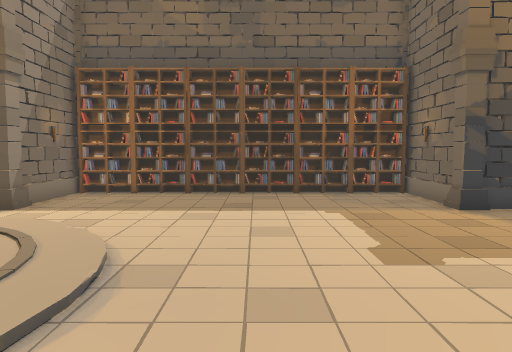
View 1 (above)

16 first-person views from a walk through a 3-D level made in the Unity game engine. The camera is 1.5 m above the floor, tilts 4° down and sees 70° across. The floor is counted in squares, 1 m on a side. Each view is taken from the middle of a square. On the plan, view 1 faces up. The plan holds only what a view shows up to about 16 squares ahead; the rest is blank. The place goes on beyond the plan. The player character is not drawn. Door leaves are left out, so doorways stand open.

View 2
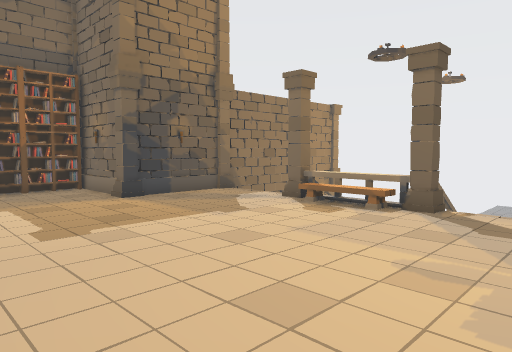

View 3
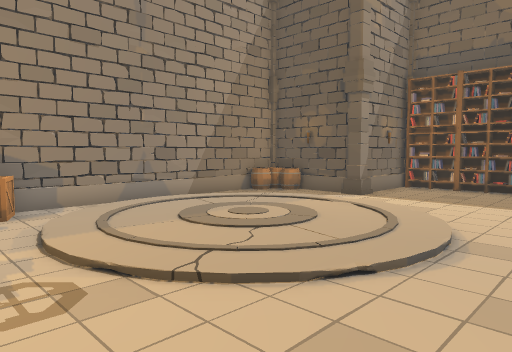

View 4
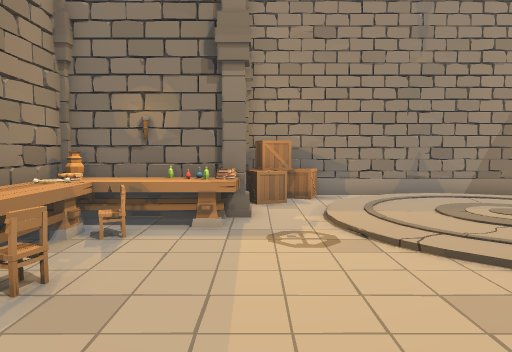

View 5
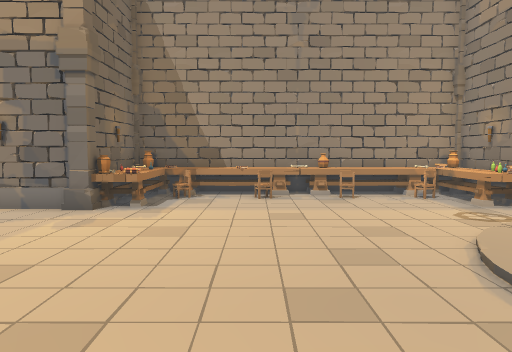

View 6
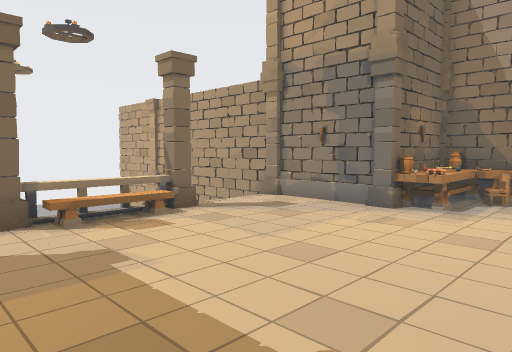

View 7
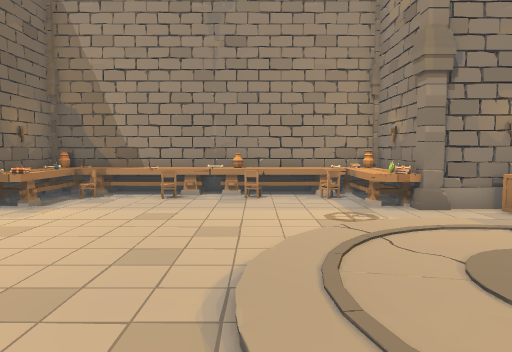

View 8
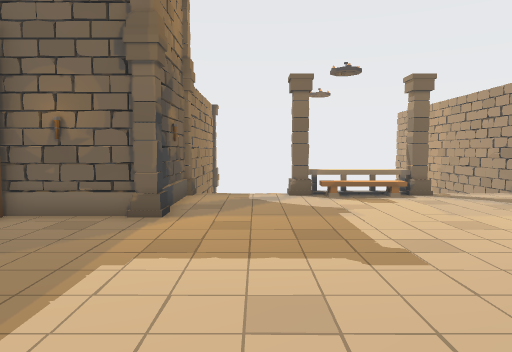

View 9
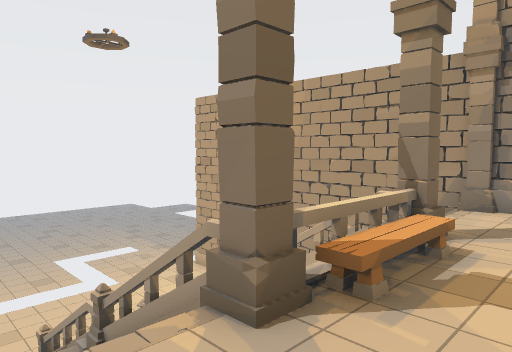

View 10
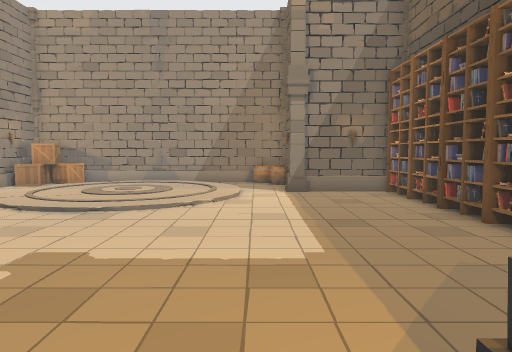

View 11
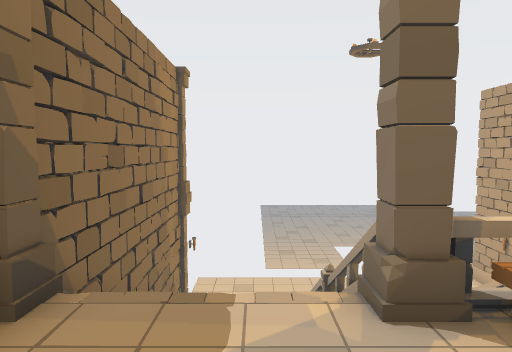

View 12
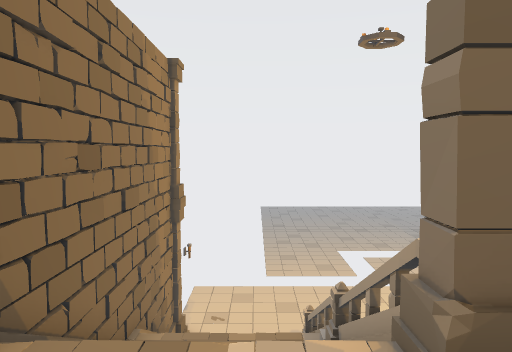

View 13
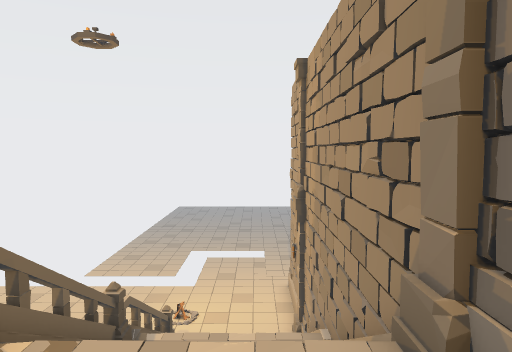

View 14
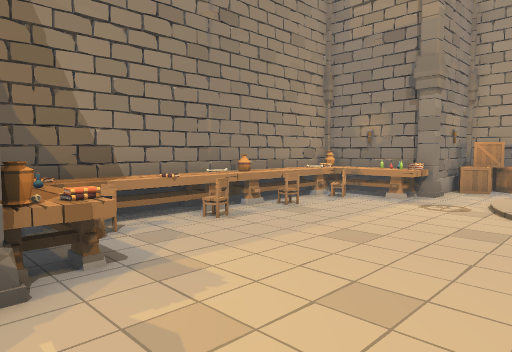

View 15
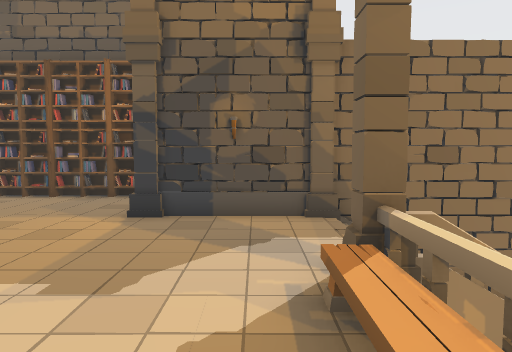

View 16
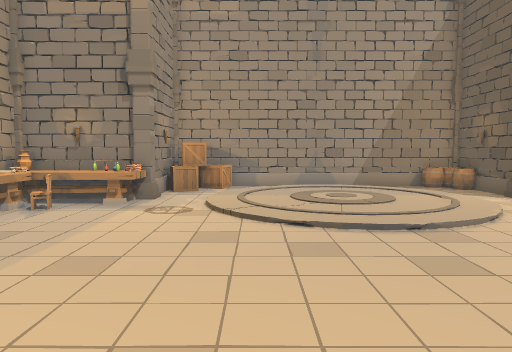

### Floor plan
Key: @ floor where view 1 was taken; # wall or solid block; . main floor; : floor 0.25 m higher than the main floor; - floor 0.25 m lower than the main floor; _ floor 2 m lower than the main floor; < floor 2.25 m lower than the main floor; ( floor 4 m lower than the main floor; ! floor 8 m lower than the main floor; / step, stairs or slope; D open door; = window, fence, low wall or low ledge; C column; B books; A barrel; E box; T table; H chair; O other object.
Columns run from 11 left of view 1 to 23 right of it. Each row starts with its distance up from view 1.
 14     OO          CC
 13     OBBBBBBBBBBBBO
 12     ##..........##
 11      #..........##
 10 CC  C#...........C##CC## ###CC
  9 CAA##...........C###///###=///(((
  8  A.................../  //   ((((
  7  #.//::/............./  //   ((((
  6  #/:..::/.........../C=######((((
  5  .:..:..:/........DDC #  /=/=((((
  4  #:.:::../........DDO/       ((((
  3  #:.:::../........DDO/       ((((
  2  #:.....//........DD/!/=##//=((((
  1  ./:...:/...........CC==#////((((((
  0  E./////...@.........-  _/   ((((((
 -1  EE..................-  _<   ((((((
 -2 COEE#C.........TC.###########/###((
 -3 CC  COT........BO###      # CC  ##
 -4      OT..H..H..TO
 -5     #OTTTTTTOOHOT
 -6     CTOTTTOTTTTOOC
 -7     CC##########CC

Where each view was taken, in squares from view 1:
view 1: 0 up, 0 right, facing up
view 2: 2 down, 0 right, facing up-right
view 3: 2 down, 0 right, facing up-left
view 4: 2 down, 2 right, facing left
view 5: 7 up, 1 right, facing down
view 6: 7 up, 1 right, facing down-right
view 7: 7 up, 2 left, facing down
view 8: 7 up, 3 left, facing right
view 9: 8 up, 7 right, facing down-right
view 10: 8 up, 7 right, facing left
view 11: 7 up, 6 right, facing right
view 12: 7 up, 7 right, facing right
view 13: 1 down, 7 right, facing right
view 14: 2 up, 6 right, facing down-left
view 15: 1 up, 8 right, facing up
view 16: 1 up, 5 right, facing left
